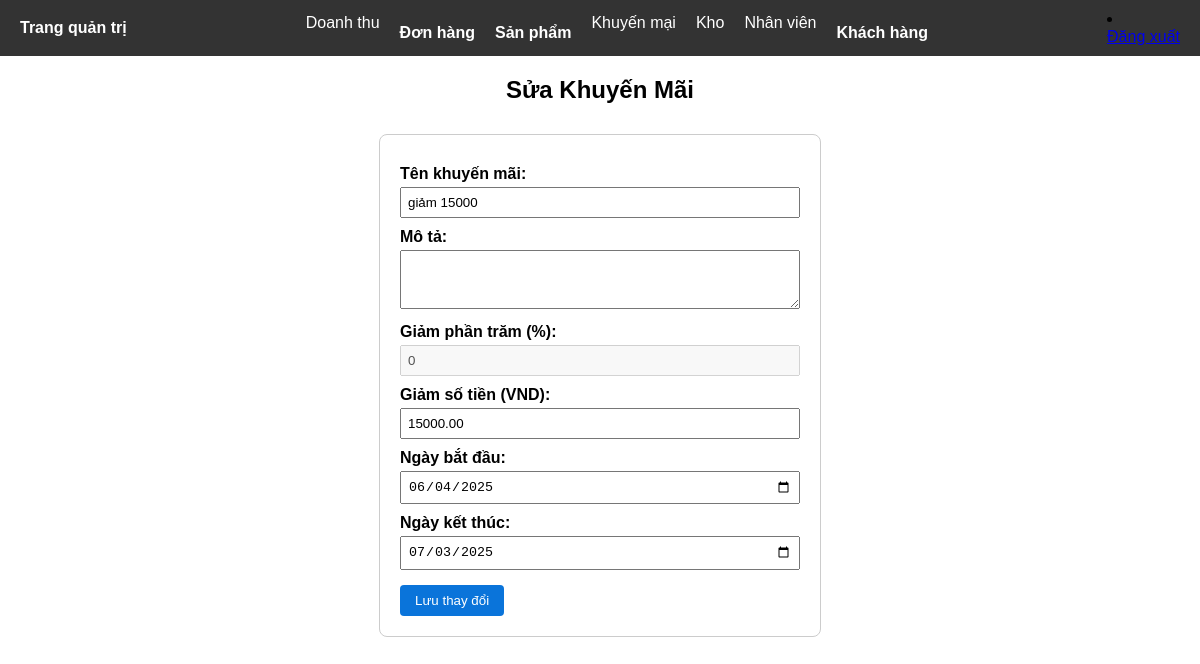
Screenshot of /admin/khuyenmai/suakhuyenmai.php?makm=2 with the database file from the repository.
### tables this page shows
CREATE TABLE `khuyenmai` (
  `MaKM` int(20) NOT NULL,
  `TenKM` varchar(100) NOT NULL,
  `MoTa` text DEFAULT NULL,
  `KM_PT` int(11) DEFAULT 0,
  `TienKM` decimal(12,2) DEFAULT 0.00,
  `NgayBatDau` date NOT NULL,
  `NgayKetThuc` date NOT NULL
);

### admin/khuyenmai/suakhuyenmai.php (the view, shortened to what this page needs)
<?php
include("../include/header.php");
include("../../model/database.php");
$makm = intval($_GET['makm']);
$stmt = $conn->prepare("SELECT * FROM khuyenmai WHERE MaKM = ?");
$stmt->bind_param("i", $makm);
$stmt->execute();
$result = $stmt->get_result();
$row = $result->fetch_assoc();
?>
<!DOCTYPE html>
<html lang="vi">
<head>
</head>
<body>
    <h2 style="text-align: center;">Sửa Khuyến Mãi</h2>
    <form method="post" onsubmit="return validateKM();">
        <label for="tenkm">Tên khuyến mãi:</label>
        <input type="text" id="tenkm" name="tenkm" value="<?= htmlspecialchars($row['TenKM']) ?>" required>
        <label for="mota">Mô tả:</label>
        <textarea id="mota" name="mota" rows="3"><?= htmlspecialchars($row['MoTa']) ?></textarea>
        <label for="km_pt">Giảm phần trăm (%):</label>
        <input type="number" step="0.01" id="km_pt" name="km_pt" value="<?= htmlspecialchars($row['KM_PT']) ?>">
        <label for="TienKM">Giảm số tiền (VND):</label>
        <input type="number" step="1000" id="TienKM" name="TienKM" value="<?= htmlspecialchars($row['TienKM']) ?>">
        <label for="ngaybd">Ngày bắt đầu:</label>
        <input type="date" id="ngaybd" name="ngaybd" value="<?= $row['NgayBatDau'] ?>" required>
        <label for="ngaykt">Ngày kết thúc:</label>
        <input type="date" id="ngaykt" name="ngaykt" value="<?= $row['NgayKetThuc'] ?>" required>
        <button type="submit">Lưu thay đổi</button>
    </form>
</body>
</html>

### admin/include/header.php (style rules this page uses)
body { margin: 0; font-family: Arial, sans-serif; }

### admin/khuyenmai/suakhuyenmai.php (style rules this page uses)
form { width: 400px; margin: 30px auto; border: 1px solid #ccc; padding: 20px; border-radius: 8px; }
label { display: block; margin-top: 10px; font-weight: bold; }
input[type="text"], input[type="number"], input[type="date"], textarea { width: 100%; padding: 6px; margin-top: 4px; box-sizing: border-box; }
button { margin-top: 15px; padding: 8px 15px; background-color: #0a74da; border: none; color: white; cursor: pointer; border-radius: 4px; }

### rows the page displays
khuyenmai: tenkm "giảm 15000", km_pt "0", TienKM "15000.00", ngaybd "06/04/2025", ngaykt "07/03/2025"
